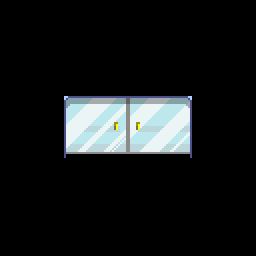

A level layout from a 2D game, rendered from its tile map. Below: a short description, then the map file with its tile-grid data intact:
An orthogonal 16x16 tile map with 16x16 px tiles, 1 tile layer (Tile Layer 1), 2 tilesets.

<map version="1.5" tiledversion="1.5.0" orientation="orthogonal" renderorder="right-down" width="16" height="16" tilewidth="16" tileheight="16" infinite="0" nextlayerid="2" nextobjectid="1">
 <tileset firstgid="1" name="open_tileset" tilewidth="16" tileheight="16" tilecount="6840" columns="90">
  <image source="../openpixels-master_0/openpixels-master/open_tileset.png" trans="000000" width="1440" height="1216" />
 </tileset>
 <tileset firstgid="6841" name="open_tileset_2x" tilewidth="16" tileheight="16" tilecount="27360" columns="180">
  <image source="../openpixels-master_0/openpixels-master/open_tileset_2x.png" trans="000000" width="2880" height="2432" />
 </tileset>
 <layer id="1" name="Tile Layer 1" width="16" height="16">
  <data encoding="csv">
0,0,0,0,0,0,0,0,0,0,0,0,0,0,0,0,
0,0,0,0,0,0,0,0,0,0,0,0,0,0,0,0,
0,0,0,0,0,0,0,0,0,0,0,0,0,0,0,0,
0,0,0,0,0,0,0,0,0,0,0,0,0,0,0,0,
0,0,0,0,0,0,0,0,0,0,0,0,0,0,0,0,
0,0,0,0,0,0,0,0,0,0,0,0,0,0,0,0,
0,0,0,0,23429,23430,23431,23432,23433,23434,23435,23436,0,0,0,0,
0,0,0,0,23609,23610,23611,23612,23613,23614,23615,23616,0,0,0,0,
0,0,0,0,23789,23790,23791,23792,23793,23794,23795,23796,0,0,0,0,
0,0,0,0,23969,23970,23971,23972,23973,23974,23975,23976,0,0,0,0,
0,0,0,0,0,0,0,0,0,0,0,0,0,0,0,0,
0,0,0,0,0,0,0,0,0,0,0,0,0,0,0,0,
0,0,0,0,0,0,0,0,0,0,0,0,0,0,0,0,
0,0,0,0,0,0,0,0,0,0,0,0,0,0,0,0,
0,0,0,0,0,0,0,0,0,0,0,0,0,0,0,0,
0,0,0,0,0,0,0,0,0,0,0,0,0,0,0,0
</data>
 </layer>
</map>
